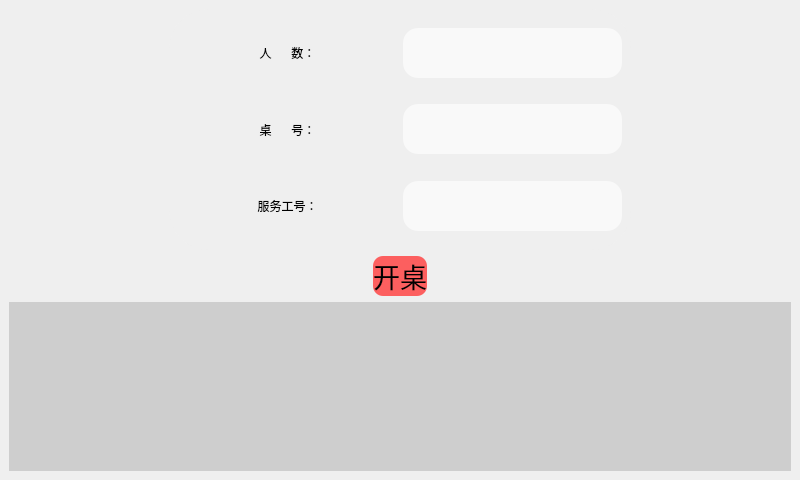
<?xml version="1.0" encoding="UTF-8"?>
<ui version="4.0">
 <class>FirstWindow</class>
 <widget class="QMainWindow" name="FirstWindow">
  <property name="geometry">
   <rect>
    <x>0</x>
    <y>0</y>
    <width>800</width>
    <height>480</height>
   </rect>
  </property>
  <property name="minimumSize">
   <size>
    <width>800</width>
    <height>480</height>
   </size>
  </property>
  <property name="windowTitle">
   <string>FirstWindow</string>
  </property>
  <property name="styleSheet">
   <string notr="true">
QPushButton#sureBt
{
	background-color: rgba(255, 170, 255,0.8);
}
QMainWindow#FirstWindow
{
	border-image: url(:/load/loading2.jpg);
}
</string>
  </property>
  <widget class="QWidget" name="centralwidget">
   <property name="styleSheet">
    <string notr="true">QLineEdit{
border-radius:15px;
}
QLineEdit#peopleEt{
background-color: rgba(255, 255, 255,0.6);
}
QLineEdit#tableEt{
background-color: rgba(255, 255, 255,0.6);
}
QLineEdit#workEt{
background-color: rgba(255, 255, 255,0.6);
}
QPushButton{
	color: rgb(0, 0, 0);
	
	font: 16pt &quot;华光彩云_CNKI&quot;;
}
QLabel{
color: rgba(255, 255, 255,0.7);
	
	color: rgb(0, 0, 0);
	font: 15pt &quot;华光标题宋_CNKI&quot;;
}
QPushButton#sureBt{
	
	
	background-color: rgba(255, 59, 59,0.8);
	color: rgb(0, 0, 0);
	font: 20pt &quot;华光彩云_CNKI&quot;;
	border-radius:10px;
}</string>
   </property>
   <layout class="QGridLayout" name="gridLayout_3" columnstretch="1,3,1" rowminimumheight="5,1,1,0,0">
    <item row="0" column="0">
     <widget class="QLabel" name="label">
      <property name="minimumSize">
       <size>
        <width>70</width>
        <height>30</height>
       </size>
      </property>
      <property name="maximumSize">
       <size>
        <width>150</width>
        <height>50</height>
       </size>
      </property>
      <property name="font">
       <font>
        <family>华光标题宋_CNKI</family>
        <pointsize>15</pointsize>
        <weight>50</weight>
        <italic>false</italic>
        <bold>false</bold>
       </font>
      </property>
      <property name="styleSheet">
       <string notr="true"/>
      </property>
      <property name="text">
       <string/>
      </property>
     </widget>
    </item>
    <item row="0" column="1" rowspan="4">
     <layout class="QGridLayout" name="gridLayout_2" rowstretch="5,2" rowminimumheight="5,1">
      <item row="1" column="0">
       <layout class="QHBoxLayout" name="horizontalLayout">
        <item>
         <spacer name="horizontalSpacer_2">
          <property name="orientation">
           <enum>Qt::Horizontal</enum>
          </property>
          <property name="sizeHint" stdset="0">
           <size>
            <width>40</width>
            <height>20</height>
           </size>
          </property>
         </spacer>
        </item>
        <item>
         <widget class="QPushButton" name="sureBt">
          <property name="minimumSize">
           <size>
            <width>50</width>
            <height>30</height>
           </size>
          </property>
          <property name="maximumSize">
           <size>
            <width>150</width>
            <height>16777215</height>
           </size>
          </property>
          <property name="font">
           <font>
            <family>华光彩云_CNKI</family>
            <pointsize>20</pointsize>
            <weight>50</weight>
            <italic>false</italic>
            <bold>false</bold>
           </font>
          </property>
          <property name="text">
           <string>开桌</string>
          </property>
          <property name="icon">
           <iconset resource="load.qrc">
            <normaloff>:/load/fox.png</normaloff>:/load/fox.png</iconset>
          </property>
          <property name="iconSize">
           <size>
            <width>46</width>
            <height>46</height>
           </size>
          </property>
          <property name="flat">
           <bool>false</bool>
          </property>
         </widget>
        </item>
        <item>
         <spacer name="horizontalSpacer_3">
          <property name="orientation">
           <enum>Qt::Horizontal</enum>
          </property>
          <property name="sizeHint" stdset="0">
           <size>
            <width>40</width>
            <height>20</height>
           </size>
          </property>
         </spacer>
        </item>
       </layout>
      </item>
      <item row="0" column="0">
       <widget class="QWidget" name="kaizhuo" native="true">
        <property name="styleSheet">
         <string notr="true">QWidget#kaizhuo
{
	background-color: rgba(239, 239, 239,0.3);
	border-radius:40px;
}</string>
        </property>
        <layout class="QGridLayout" name="gridLayout_4">
         <item row="0" column="0">
          <layout class="QGridLayout" name="gridLayout">
           <item row="0" column="0">
            <widget class="QPushButton" name="pushButton">
             <property name="sizePolicy">
              <sizepolicy hsizetype="Expanding" vsizetype="Expanding">
               <horstretch>0</horstretch>
               <verstretch>0</verstretch>
              </sizepolicy>
             </property>
             <property name="text">
              <string>人      数：</string>
             </property>
             <property name="icon">
              <iconset resource="load.qrc">
               <normaloff>:/load/hu.png</normaloff>:/load/hu.png</iconset>
             </property>
             <property name="iconSize">
              <size>
               <width>32</width>
               <height>32</height>
              </size>
             </property>
             <property name="flat">
              <bool>true</bool>
             </property>
            </widget>
           </item>
           <item row="0" column="1">
            <widget class="QLineEdit" name="peopleEt">
             <property name="sizePolicy">
              <sizepolicy hsizetype="Expanding" vsizetype="Expanding">
               <horstretch>0</horstretch>
               <verstretch>0</verstretch>
              </sizepolicy>
             </property>
             <property name="maximumSize">
              <size>
               <width>300</width>
               <height>50</height>
              </size>
             </property>
             <property name="focusPolicy">
              <enum>Qt::ClickFocus</enum>
             </property>
            </widget>
           </item>
           <item row="1" column="0">
            <widget class="QPushButton" name="pushButton_2">
             <property name="sizePolicy">
              <sizepolicy hsizetype="Expanding" vsizetype="Expanding">
               <horstretch>0</horstretch>
               <verstretch>0</verstretch>
              </sizepolicy>
             </property>
             <property name="text">
              <string>桌      号：</string>
             </property>
             <property name="icon">
              <iconset resource="load.qrc">
               <normaloff>:/load/desk.png</normaloff>:/load/desk.png</iconset>
             </property>
             <property name="iconSize">
              <size>
               <width>32</width>
               <height>32</height>
              </size>
             </property>
             <property name="flat">
              <bool>true</bool>
             </property>
            </widget>
           </item>
           <item row="1" column="1">
            <widget class="QLineEdit" name="tableEt">
             <property name="sizePolicy">
              <sizepolicy hsizetype="Expanding" vsizetype="Expanding">
               <horstretch>0</horstretch>
               <verstretch>0</verstretch>
              </sizepolicy>
             </property>
             <property name="maximumSize">
              <size>
               <width>300</width>
               <height>50</height>
              </size>
             </property>
             <property name="focusPolicy">
              <enum>Qt::ClickFocus</enum>
             </property>
             <property name="styleSheet">
              <string notr="true"/>
             </property>
            </widget>
           </item>
           <item row="2" column="0">
            <widget class="QPushButton" name="pushButton_3">
             <property name="sizePolicy">
              <sizepolicy hsizetype="Expanding" vsizetype="MinimumExpanding">
               <horstretch>0</horstretch>
               <verstretch>0</verstretch>
              </sizepolicy>
             </property>
             <property name="text">
              <string>服务工号：</string>
             </property>
             <property name="icon">
              <iconset resource="load.qrc">
               <normaloff>:/load/server.png</normaloff>:/load/server.png</iconset>
             </property>
             <property name="iconSize">
              <size>
               <width>32</width>
               <height>32</height>
              </size>
             </property>
             <property name="flat">
              <bool>true</bool>
             </property>
            </widget>
           </item>
           <item row="2" column="1">
            <widget class="QLineEdit" name="workEt">
             <property name="sizePolicy">
              <sizepolicy hsizetype="Expanding" vsizetype="Expanding">
               <horstretch>0</horstretch>
               <verstretch>0</verstretch>
              </sizepolicy>
             </property>
             <property name="maximumSize">
              <size>
               <width>300</width>
               <height>50</height>
              </size>
             </property>
             <property name="focusPolicy">
              <enum>Qt::ClickFocus</enum>
             </property>
            </widget>
           </item>
          </layout>
         </item>
        </layout>
       </widget>
      </item>
     </layout>
    </item>
    <item row="1" column="0">
     <widget class="QLabel" name="label_2">
      <property name="minimumSize">
       <size>
        <width>50</width>
        <height>30</height>
       </size>
      </property>
      <property name="maximumSize">
       <size>
        <width>150</width>
        <height>50</height>
       </size>
      </property>
      <property name="font">
       <font>
        <family>华光标题宋_CNKI</family>
        <pointsize>15</pointsize>
        <weight>50</weight>
        <italic>false</italic>
        <bold>false</bold>
       </font>
      </property>
      <property name="styleSheet">
       <string notr="true"/>
      </property>
      <property name="text">
       <string/>
      </property>
     </widget>
    </item>
    <item row="2" column="0">
     <spacer name="horizontalSpacer">
      <property name="orientation">
       <enum>Qt::Horizontal</enum>
      </property>
      <property name="sizeHint" stdset="0">
       <size>
        <width>151</width>
        <height>20</height>
       </size>
      </property>
     </spacer>
    </item>
    <item row="3" column="2">
     <spacer name="horizontalSpacer_4">
      <property name="orientation">
       <enum>Qt::Horizontal</enum>
      </property>
      <property name="sizeHint" stdset="0">
       <size>
        <width>151</width>
        <height>20</height>
       </size>
      </property>
     </spacer>
    </item>
    <item row="4" column="0" colspan="3">
     <widget class="SoftKeyInputWin" name="widget_2" native="true">
      <property name="styleSheet">
       <string notr="true">background-color: rgba(172, 172, 172,0.5);</string>
      </property>
     </widget>
    </item>
   </layout>
  </widget>
 </widget>
 <customwidgets>
  <customwidget>
   <class>SoftKeyInputWin</class>
   <extends>QWidget</extends>
   <header location="global">softkeyinputwin.h</header>
   <container>1</container>
  </customwidget>
 </customwidgets>
 <resources>
  <include location="load.qrc"/>
 </resources>
 <connections/>
</ui>
